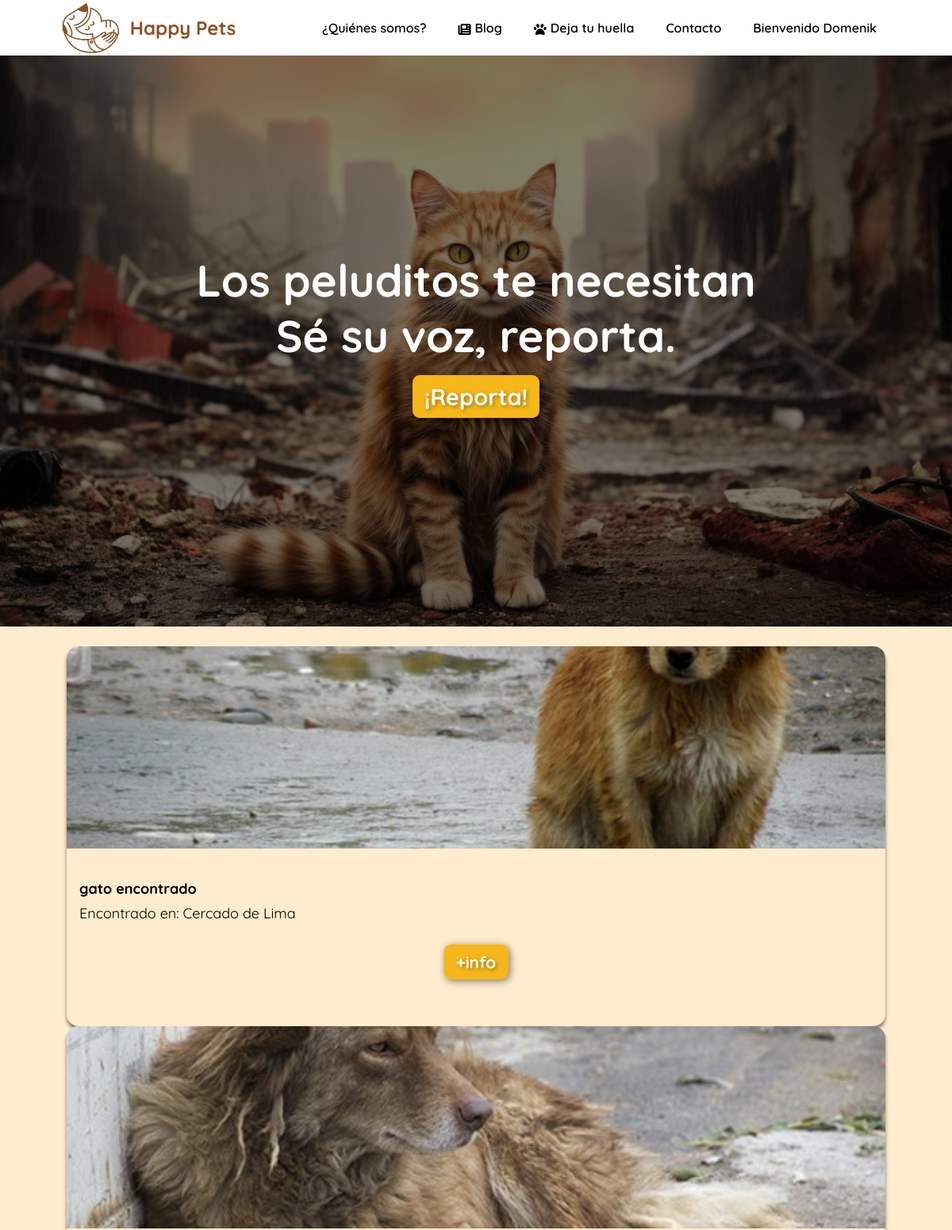
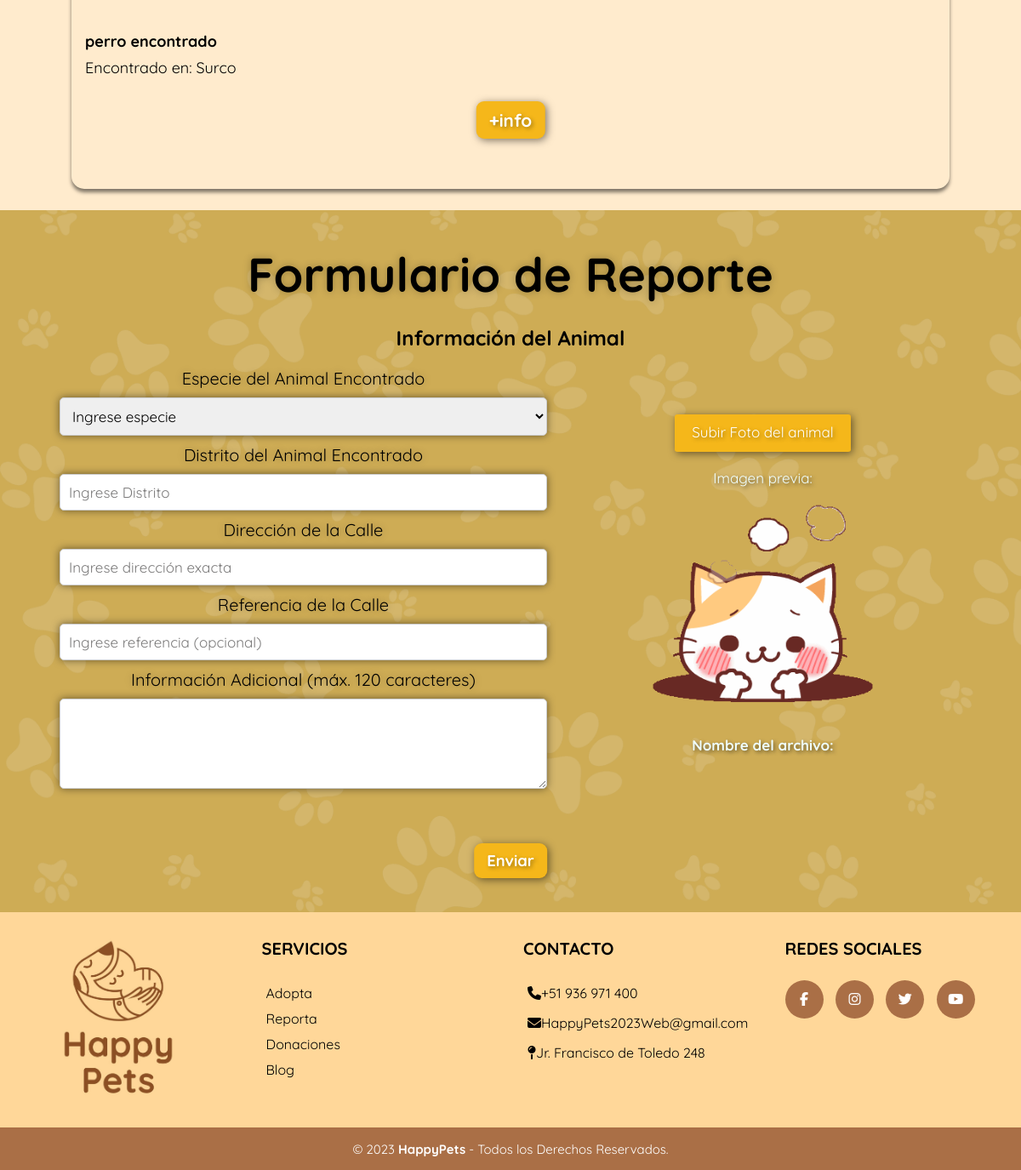
/app/vista/reporta.php (signed in), run on the app's committed database (2 pictures, top to bottom).
### tables this page shows
CREATE TABLE `reporte` (
  `cod_rep` char(4) NOT NULL,
  `distrito` varchar(30) NOT NULL,
  `referencia` varchar(50) NOT NULL,
  `direccion` text NOT NULL,
  `info_adicional` varchar(200) NOT NULL,
  `cod_usu` char(4) NOT NULL,
  `cod_ani` char(4) NOT NULL
);

CREATE TABLE `animal_reporta` (
  `cod_ani` char(4) NOT NULL,
  `especie` varchar(20) NOT NULL,
  `edad` int(11) DEFAULT NULL,
  `tamano` varchar(20) DEFAULT NULL,
  `foto` blob NOT NULL
);

### app/controlador/reporteControlador.php (called while the page is built, shortened)
<?php
require_once __DIR__ . '/../config/database.php';
require_once __DIR__ . '/../modelo/Reporte.php';
$animal_reporteDAO = new Reporte($conn);
$animales_reporte = $animal_reporteDAO->listarAnimalesReporta();
?>

### app/modelo/Reporte.php (called while the page is built, shortened)
<?php
class Reporte {
    private $conn;
    public function __construct($conn) {
        $this->conn = $conn;
    }
    public function listarAnimalesReporta() {
        $animales_reporte = [];
        $sql = "SELECT *
        FROM animal_reporta ar
        JOIN reporte r ON ar.cod_ani = r.cod_ani
        LIMIT 10;
        ";
        $result = $this->conn->query($sql);
        if ($result->num_rows > 0) {
            while ($row = $result->fetch_assoc()) {
                $animales_reporte[] = $row;
            }
        }
        return $animales_reporte;
    }
}

### app/vista/reporta.php (the view, shortened to what this page needs)
<?php
require_once __DIR__ . '/../controlador/reporteControlador.php';
?>
<!DOCTYPE html>
<html lang="en">
<head>
    <link rel="stylesheet" href="../../css/styleReporta.css" />
    <link rel="stylesheet" href="../../css/header.css" />
    <link rel="stylesheet" href="../../css/footer.css" />
    <link rel="stylesheet" href="https://cdn.jsdelivr.net/npm/swiper@10/swiper-bundle.min.css" />
</head>
<body>
    <header>
    <a href="../../index.php" class="logo">
        <img src="../../img/logos/logopets.jpeg" alt="logo de la empresa" class="logo-img">
        <h2 class="logo-nombre">Happy Pets</h2>
    </a>
    <nav class="nav">
        <ul>
            <li><a href="nosotros.php">¿Quiénes somos?</a></li>
            <li><a href="blog.php"><i class="fa-solid fa-newspaper"></i>Blog</a></li>
            <li><a href="#"><i class="fa-solid fa-paw"></i>Deja tu huella</a>
            </li>
            <li><a href="contacto.php">Contacto</a></li>
            <?php
            if (isset($_SESSION["usuario"])) {
                echo '<li><a href="#"> Bienvenido '.$_SESSION["usuario"].'</a></li>';
            } else {
                echo '<li><a href="login.php">Iniciar sesión</a></li>';
            }
            ?>
        </ul>
    </nav>
</header>
    <section class="section-banner">
        <h1>
            Los peluditos te necesitan <br />
            Sé su voz, reporta.
        </h1>
        <button id="BotonBanner">¡Reporta!</button>
    </section>
    <section class="section-animales">
        <div class="container">
            <div class="swiper-container mySwiper">
                <div class="swiper-wrapper">
                    <?php foreach ($animales_reporte as $animal): ?>
                        <div class="swiper-slide">
                            <?php
                            echo "<img src='/HappyPets-ProyectoWeb/uploads/" . $animal['foto'] . "' alt='Imagen'><br>";
                            ?>
                            <div class="cardDescription">
                                <div class="card-title">
                                    <h4><?php echo $animal['especie'] . " encontrado"; ?></h4>
                                </div>
                                <div class="card-text">
                                    <?php echo "Encontrado en: " . $animal['distrito']; ?>
                                </div>
                                <div class="card-boton">
                                    <button
                                        class="animal-button Reporte"
                                        data-foto="<?php echo $animal['cod_ani']; ?>"
                                        data-toggle= "modal" >+info
                                    </button>
                                </div>
                            </div>
                        </div>
                    <?php endforeach; ?>
                </div>
            </div>
        </div>
    </section>
    <section class="section-formulario" id="form">
        <div class="section-formulario__div--container2">
            <h1>Formulario de Reporte</h1>
            <form method="post" action="../controlador/reporteControlador.php" enctype="multipart/form-data">
                <div class="form-flex">
                    <div class="section-formulario__div--form2">
                        <h2>Información del Animal</h2>
                        <div class="form-container2">
                            <div class="bloque-div">
                                <label for="especie">Especie del Animal Encontrado</label>
                                <select id="animal" name="animal" onchange="mostrarCampoTexto()">
                                    <option value="ingreseEspecie">Ingrese especie</option>
                                </select>
                                <label for="distrito">Distrito del Animal Encontrado</label>
                                <input type="text" class="form-text" name="distrito" oninput="cambiarColor(this)"
                                    onfocus="borrarTexto(this)" onblur="restaurarTexto(this)" value="Ingrese Distrito"
                                    required>
                                <label for="direccion">Dirección de la Calle</label>
                                <input type="text" class="form-text" name="direccion" oninput="cambiarColor(this)"
                                    onfocus="borrarTexto(this)" onblur="restaurarTexto(this)"
                                    value="Ingrese dirección exacta" required>
                                <label for="referencia">Referencia de la Calle</label>
                                <input type="text" class="form-text" name="referencia" oninput="cambiarColor(this)"
                                    onfocus="borrarTexto(this)" onblur="restaurarTexto(this)"
                                    value="Ingrese referencia (opcional)">
                                <label for="info-adicional">Información Adicional (máx. 120 caracteres)</label>
                                <textarea id="info-adicional" name="info-adicional" rows="4" maxlength="120"
                                    style="font-size: 17px;"></textarea>
                            </div>
                            <div class="container-fotos">
                                <div class="form-foto">
                                    <input type="button" value="Subir Foto del animal" class="form-file"
                                        onclick="document.getElementById('boton-file').click()">
                                </div>
                                <div id="previsualizacion">
                                    <p>Imagen previa:</p>
                                    <img id="imagen-previa" src="../../img\reporta-img/gato-gif.gif"
                                        alt="Vista previa de la imagen">
                                    <p id="nombre-archivo">Nombre del archivo: <span></span></p>
                                </div>
                            </div>
                        </div>
                    </div>
                </div>
                <div class="form-boton">
                    <button type="submit"
                    name= "enviarDatosForm"
                    class="submit" formaction="../controlador/reporteControlador.php">Enviar</button>
                </div>
            </form>
        </div>
    </section>
    <footer class="pie-pagina">
        <section class="grupo-1">
            <div class="box">
                <figure>
                    <a href="../../index.php">
                        <img src="../../img/logos/logo-footer.jpg" alt="Logo de Happy Pets">
                    </a>
                </figure>
            </div>
            <div class="box">
                <h2>SERVICIOS</h2>
                <ul>
                    <li><a href="adopta.php">Adopta</a></li>
                    <li><a href="reporta.php">Reporta</a></li>
                    <li><a href="donaciones.php">Donaciones</a></li>
                    <li><a href="blog.php">Blog</a></li>
                </ul>
            </div>
            <div class="box">
                <h2>CONTACTO</h2>
                <ul>
                    <li>
                        <p><i class="fa-solid fa-phone"></i>+51 936 971 400</p>
                    </li>
                    <li>
                        <p><i class="fa-solid fa-envelope"></i>HappyPets2023Web@gmail.com</p>
                    </li>
                    <li>
                        <p><i class="fa-solid fa-map-pin"></i>Jr. Francisco de Toledo 248</p>
                    </li>
                </ul>
            </div>
            <div class="box">
                <h2>REDES SOCIALES</h2>
                <div class="red-social">
                    <a href="https://www.facebook.com/profile.php?id=61551118926851" target="_blank"
                        class="fa fa-facebook"></a>
                    <a href="https://instagram.com/happypets2023web?igshid=NGVhN2U2NjQ0Yg==" target="_blank"
                        class="fa fa-instagram"></a>
                    <a href="#" class="fa fa-twitter"></a>
                    <a href="#" class="fa fa-youtube"></a>
                </div>
            </div>
        </section>
        <section class="grupo-2">
            <small>&copy; 2023 <b>HappyPets</b> - Todos los Derechos Reservados.</small>
        </section>
    </footer>
</body>
</html>

### css/header.css (style rules this page uses)
* { margin: 0; padding: 0; box-sizing: border-box; font-family: 'Quicksand', sans-serif; }
body { min-height: 100vh; box-sizing: border-box; }
a { text-decoration: none; color: black; }
header { position: fixed; top: 0; left: 0; right: 0; background-color: white; padding-left: 75px; padding-right: 75px; display: flex; align-items: center; justify-content: space-between; z-index: 100; min-height: 70px; margin-bottom: 10px; }
header h2 { color: rgb(141, 80, 36); }
.logo { display: flex; align-items: center; }
.logo img { height: 70px; margin-right: 10px; }
.nav ul { list-style: none; margin: 0; padding: 0; justify-content: space-around; }
.nav ul li i { margin-right: 5px; vertical-align: middle; }
.nav ul li { float: left; position: relative; }
.nav ul li a { font-weight: 600; color: black; text-decoration: none; padding: 20px; display: block; transition: all .2s ease; }

### css/footer.css (style rules this page uses)
* { margin: 0; padding: 0; box-sizing: border-box; }
body { font-family: 'Quicksand', sans-serif; min-height: 100vh; box-sizing: border-box; }
a { text-decoration: none; color: black; }
.pie-pagina { top: 0; left: 0; right: 0; background-color:rgb(255, 215, 153); }
.pie-pagina ul { list-style: none; }
.pie-pagina ul li { padding: 5px; }
.pie-pagina .grupo-1 { width: 100%; max-width: 1200px; margin: auto; display:grid; grid-template-columns: repeat(4, 1fr); grid-gap:30px; padding: 30px 0px; }
.pie-pagina .grupo-1 .box figure { display: flex; justify-content: center; align-items: center; }
.pie-pagina .grupo-1 .box figure img { width: 100%; max-width: 150px; height: auto; }
.pie-pagina .grupo-1 .box h2 { color: black; margin-bottom: 25px; font-size: 20px; }
.pie-pagina .grupo-1 .box p { color: black; margin-bottom: 5px; }
.pie-pagina .grupo-1 .red-social a { display: inline-block; text-decoration: none; width: 45px; height: 45px; line-height: 45px; color: #fff; margin-right: 10px; background-color: rgb(170, 111, 70); text-align: center; transition: color 0.3s ease; border-radius: 50%; }
.pie-pagina .grupo-2 { background-color: rgb(170, 111, 70); padding: 15px 10px; text-align: center; color: #fff; }
.pie-pagina .grupo-2 small { font-size: 15px; }

### data on the page
reporte: cod_ani.foto (picture), cod_ani.especie "gato", distrito "Cercado de Lima"
reporte: cod_ani.foto (picture), cod_ani.especie "perro", distrito "Surco"

### other printed values
$_SESSION["usuario"] "Domenik"
